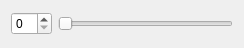
<?xml version="1.0" encoding="UTF-8"?>
<ui version="4.0">
 <class>Slider3</class>
 <widget class="QWidget" name="Slider3">
  <property name="geometry">
   <rect>
    <x>0</x>
    <y>0</y>
    <width>244</width>
    <height>48</height>
   </rect>
  </property>
  <property name="windowTitle">
   <string>Form</string>
  </property>
  <layout class="QHBoxLayout" name="horizontalLayout">
   <item>
    <widget class="QSpinBox" name="spinBox"/>
   </item>
   <item>
    <widget class="QSlider" name="horizontalSlider">
     <property name="orientation">
      <enum>Qt::Horizontal</enum>
     </property>
    </widget>
   </item>
  </layout>
 </widget>
 <resources/>
 <connections/>
</ui>
